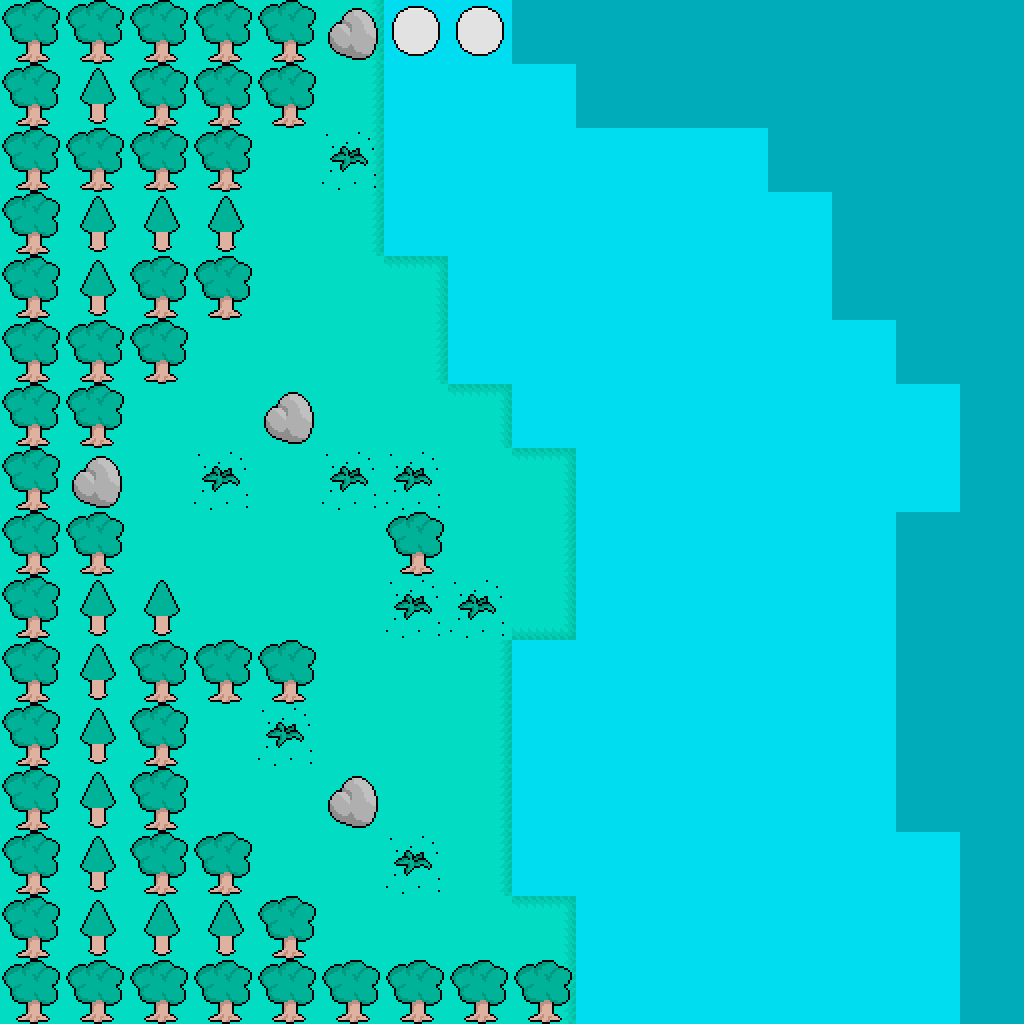

This game map was drawn from its Tiled (.tmx) file and the tilesets committed beside it. A one-line description and the trimmed map source follow:
An orthogonal 16x16 tile map with 64x64 px tiles, 2 tile layers (Tile Layer 1, Tile Layer 2) and 6 objects (3x enemy, bridge, bridgedestination, burroweditem).

<map version="1.0" orientation="orthogonal" width="16" height="16" tilewidth="64" tileheight="64">
 <properties>
  <property name="name" value="the forest" />
 </properties>
 <tileset firstgid="1" name="graphics" tilewidth="64" tileheight="64">
  <image source="graphics2x.png" width="640" height="2368" />
 </tileset>
 <layer name="Tile Layer 1" width="16" height="16">
  <data>[256 cells, 256 non-empty, 6 distinct tile ids]</data>
 </layer>
 <layer name="Tile Layer 2" width="16" height="16">
  <data>[256 cells, 77 non-empty, 5 distinct tile ids]</data>
 </layer>
 <objectgroup name="bridges" width="16" height="16">
  <object name="northsea" type="bridge" x="576" y="960" width="384" height="64" />
  <object name="northsea" type="bridgedestination" x="768" y="896" width="128" height="64" />
  <object name="new Snake()" type="enemy" x="320" y="320" width="64" height="64" />
  <object name="new Snake()" type="enemy" x="256" y="512" width="64" height="64" />
  <object name="new Snake()" type="enemy" x="256" y="768" width="64" height="64" />
 </objectgroup>
 <objectgroup name="items" width="16" height="16">
  <object name="new Chest(&quot;Small chest&quot;, new Scroll(&quot;Old Scroll&quot;,SPELL_REGENERATE,25, Animation.fromTile(144,&quot;graphics2x.png&quot;)), Animation.fromTile(29,&quot;graphics2x.png&quot;))" type="burroweditem" x="192" y="896" width="64" height="64" />
 </objectgroup>
 <objectgroup name="messages" width="16" height="16" />
 <objectgroup name="enemies" width="16" height="16" />
</map>
